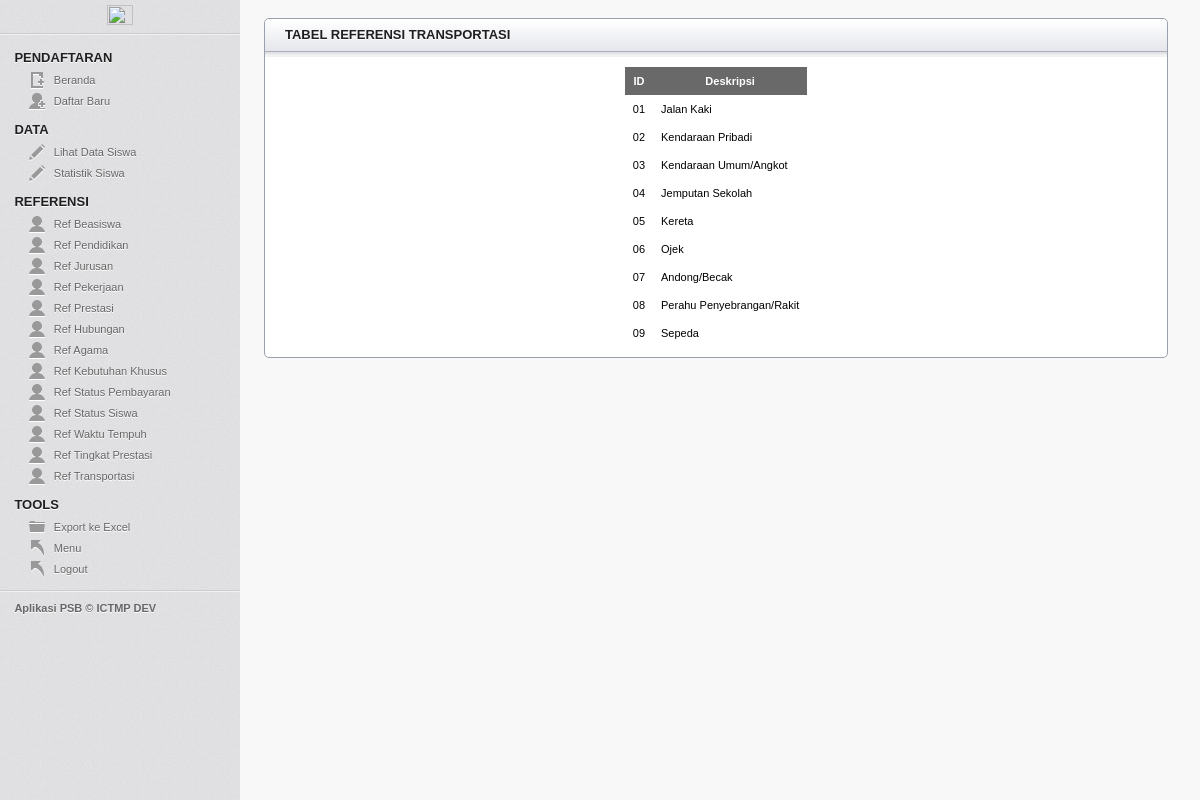
The page /pendaftaran/index.php?p=t_transport (signed in) on the database its author committed.
### tables this page shows
CREATE TABLE `ref_transports` (
  `id_transport` varchar(5) NOT NULL,
  `detail` varchar(99) NOT NULL
);

### pendaftaran/t_transport.php (the view, shortened to what this page needs)
<?php
	$sql = "SELECT * FROM ref_transports";
	$result = mysqli_query($con, $sql)or die('Error');
	if(isset($_SESSION['signed_in']) && $_SESSION['signed_in'] == true)
	{
		echo '	<article class="module">
					<header><h3>TABEL REFERENSI TRANSPORTASI</h3></header>
					<div class="module_content">
						<table class="tbl_data" border="0" align="center">
							<tr>
								<th>ID</th>
								<th>Deskripsi</th>
							</tr>';
								while ($data = mysqli_fetch_array($result)) {
									echo '
										<tr>
											<td>'.$data["id_transport"].'</td>
											<td>'.$data["detail"].'</td>
										</tr>
									';
								}
		echo '
						</table>
					</div>
				</article>
			</section>
		';
	}
?>

### pendaftaran/css/layout.css (style rules this page uses)
html, body, div, map, dt, isindex, form, header, aside, section, section, article, footer { display: block; }
html, body { height: 100%; margin: 0; padding: 0; font-family: Verdana, Helvetica, Arial, sans-serif; background: #F8F8F8; font-size: 11px; }
#main h3 { color: #1F1F20; text-transform: uppercase; text-shadow: 0 1px 0 #fff; font-size: 13px; margin: 8px 20px; }
.module { border: 1px solid #9BA0AF; width: auto; margin-right: 20px; margin-top: 20px; -webkit-border-radius: 5px; -moz-border-radius: 5px; border-radius: 5px; background: #ffffff; }
.module header h3 { display: block; margin: 10px 20px; width: auto; float: left; }
.module header { height: 38px; width: 100%; background: #F1F1F4 url(../images/secondary_bar.png) repeat-x; -webkit-border-top-left-radius: 5px; -webkit-border-top-right-radius: 5px; -moz-border-radius-top-left: 5px; -moz-border-radius-top-right: 5px; border-top-left-radius: 5px; border-top-right-radius: 5px; }
.module_content { margin: 10px 20px; color: #666; }
table.tbl_data { border-collapse: collapse; color: black; }
.tbl_data th { background-color: #696969; color: #ffffff; text-align: center; padding: 8px; }
.tbl_data td { padding: 8px; text-align: left; }

### rows shown on the page
ref_transports: id_transport "01", detail "Jalan Kaki"
ref_transports: id_transport "02", detail "Kendaraan Pribadi"
ref_transports: id_transport "03", detail "Kendaraan Umum/Angkot"
ref_transports: id_transport "04", detail "Jemputan Sekolah"
ref_transports: id_transport "05", detail "Kereta"
ref_transports: id_transport "06", detail "Ojek"
ref_transports: id_transport "07", detail "Andong/Becak"
ref_transports: id_transport "08", detail "Perahu Penyebrangan/Rakit"
ref_transports: id_transport "09", detail "Sepeda"
